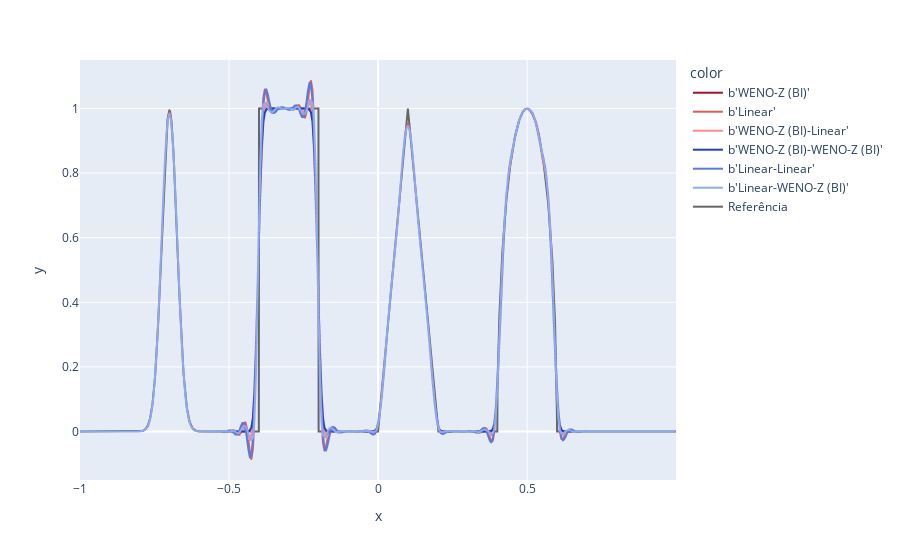

Here is the notebook cell this chart was saved with:
### Code cell
fig = ply_exp.line(
    data_frame = df    ,
    x          = x     ,
    y          = y     ,
    color      = label ,
    color_discrete_sequence = cores
)
fig.add_trace(
    ply_go.Scatter(
        x    = tf.range(-1, 1, Δx_ref, dtype=float_pres)         ,
        y    = f_test(tf.range(-1, 1, Δx_ref, dtype=float_pres)) , # u_ref, 
        mode = "lines"                                           ,
        line = ply_go.scatter.Line(color="#666666")              ,
        name = "Referência"
    )
)
fig.show()

### Figure 1 — Plotly figure (JSON) as saved in the notebook; plotly's stock layout.template omitted (floating-point values rounded to 4 significant figures; data arrays with more than 128 entries replaced by an {"elided": "..."} marker saying what was removed)
{"data": [{"hovertemplate": "color=b'WENO-Z (BI)'<br>x=%{x}<br>y=%{y}<extra></extra>", "legendgroup": "b'WENO-Z (BI)'", "line": {"color": "#A41127", "dash": "solid"}, "marker": {"symbol": "circle"}, "mode": "lines", "name": "b'WENO-Z (BI)'", "showlegend": true, "type": "scattergl", "visible": true, "x": {"elided": "400 float values"}, "xaxis": "x", "y": {"elided": "400 float values"}, "yaxis": "y"}, {"hovertemplate": "color=b'Linear'<br>x=%{x}<br>y=%{y}<extra></extra>", "legendgroup": "b'Linear'", "line": {"color": "#DD5C5B", "dash": "solid"}, "marker": {"symbol": "circle"}, "mode": "lines", "name": "b'Linear'", "showlegend": true, "type": "scattergl", "visible": true, "x": {"elided": "400 float values"}, "xaxis": "x", "y": {"elided": "400 float values"}, "yaxis": "y"}, {"hovertemplate": "color=b'WENO-Z (BI)-Linear'<br>x=%{x}<br>y=%{y}<extra></extra>", "legendgroup": "b'WENO-Z (BI)-Linear'", "line": {"color": "#FF8891", "dash": "solid"}, "marker": {"symbol": "circle"}, "mode": "lines", "name": "b'WENO-Z (BI)-Linear'", "showlegend": true, "type": "scattergl", "visible": true, "x": {"elided": "400 float values"}, "xaxis": "x", "y": {"elided": "400 float values"}, "yaxis": "y"}, {"hovertemplate": "color=b'WENO-Z (BI)-WENO-Z (BI)'<br>x=%{x}<br>y=%{y}<extra></extra>", "legendgroup": "b'WENO-Z (BI)-WENO-Z (BI)'", "line": {"color": "#273EAF", "dash": "solid"}, "marker": {"symbol": "circle"}, "mode": "lines", "name": "b'WENO-Z (BI)-WENO-Z (BI)'", "showlegend": true, "type": "scattergl", "visible": true, "x": {"elided": "400 float values"}, "xaxis": "x", "y": {"elided": "400 float values"}, "yaxis": "y"}, {"hovertemplate": "color=b'Linear-Linear'<br>x=%{x}<br>y=%{y}<extra></extra>", "legendgroup": "b'Linear-Linear'", "line": {"color": "#5B7BD7", "dash": "solid"}, "marker": {"symbol": "circle"}, "mode": "lines", "name": "b'Linear-Linear'", "showlegend": true, "type": "scattergl", "visible": true, "x": {"elided": "400 float values"}, "xaxis": "x", "y": {"elided": "400 float values"}, "yaxis": "y"}, {"hovertemplate": "color=b'Linear-WENO-Z (BI)'<br>x=%{x}<br>y=%{y}<extra></extra>", "legendgroup": "b'Linear-WENO-Z (BI)'", "line": {"color": "#8EA9F1", "dash": "solid"}, "marker": {"symbol": "circle"}, "mode": "lines", "name": "b'Linear-WENO-Z (BI)'", "showlegend": true, "type": "scattergl", "visible": true, "x": {"elided": "400 float values"}, "xaxis": "x", "y": {"elided": "400 float values"}, "yaxis": "y"}, {"line": {"color": "#666666"}, "mode": "lines", "name": "Referência", "type": "scatter", "visible": true, "x": {"elided": "4000 float values"}, "y": {"elided": "4000 float values"}}], "layout": {"autosize": true, "legend": {"title": {"text": "color"}, "tracegroupgap": 0}, "margin": {"t": 60}, "xaxis": {"anchor": "y", "autorange": true, "domain": [0, 1], "range": [-1, 0.9995], "title": {"text": "x"}, "type": "linear"}, "yaxis": {"anchor": "x", "autorange": true, "domain": [0, 1], "range": [-0.1501, 1.15], "title": {"text": "y"}, "type": "linear"}}}
